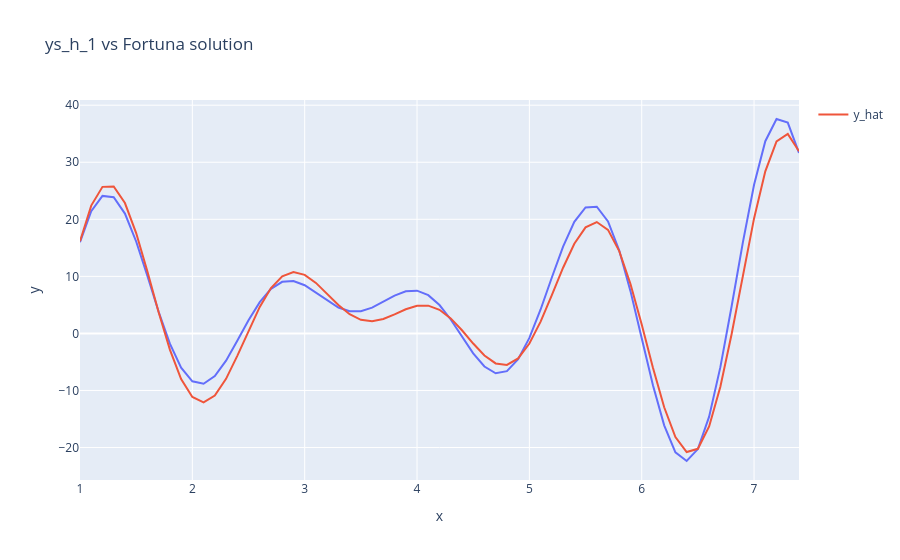

This figure's notebook cell:
### Markdown cell above
with normal fortuna

### Code cell
%%time
# the magic %%time has to be the first line in the cell, and reports the total exec time of the cell.

import random
import numpy as np
import plotly.express as px
import tqdm


def predict(x, theta):
    # change to sum of 3 sin() terms. 
    # use np.sin() and not math.sin().
    y = theta[0]-(theta[1]*np.sin(theta[2]*x))*(theta[3]*(x+theta[4]))
    return y # this is the model


def sample_theta(size_of_theta):
    # Do NOT CHANGE.
    theta = np.random.uniform(-4, 4, size=size_of_theta)
    return theta


def get_loss(y_hat, ys):
    # No change needed, returns quadratic loss.
    loss = ((y_hat - ys)**2).sum()
    return loss

xs = np.array([1.0, 1.1, 1.2, 1.3, 1.4, 1.5, 1.6, 1.7, 1.8, 1.9, 2.0, 2.1, 2.2, 2.3, 2.4, 2.5, 2.6, 2.7, 2.8, 2.9, 3.0, 3.1, 3.2, 3.3, 3.4, 3.5, 3.6, 3.7, 3.8, 3.9, 4.0, 4.1, 4.2, 4.3, 4.4, 4.5, 4.6, 4.7, 4.8, 4.9, 5.0, 5.1, 5.2, 5.3, 5.4, 5.5, 5.6, 5.7, 5.8, 5.9, 6.0, 6.1, 6.2, 6.3, 6.4, 6.5, 6.6, 6.7, 6.8, 6.9, 7.0, 7.1, 7.2, 7.3, 7.4])
ys = np.array([4.03, 4.19, 4.26, 4.25, 4.17, 4.03, 3.85, 3.63, 3.40, 3.16, 2.93, 2.72, 2.53, 2.39, 2.28, 2.21, 2.18, 2.19, 2.22, 2.27, 2.33, 2.39, 2.44, 2.45, 2.43, 2.36, 2.22, 2.02, 1.75, 1.41, 1.00, 0.52, -0.01, -0.60, -1.22, -1.86, -2.50, -3.13, -3.72, -4.27, -4.75, -5.15, -5.45, -5.65, -5.74, -5.70, -5.55, -5.29, -4.92, -4.44, -3.89, -3.26, -2.58, -1.86, -1.12, -0.39, 0.32, 0.98, 1.60, 2.14, 2.61, 2.99, 3.28, 3.47, 3.57])

# 
ys_h_1 = np.array([15.98, 21.42, 24.1, 23.87, 21.0, 16.11, 10.06, 3.79, -1.8, -6.01, -8.39, -8.82, -7.47, -4.77, -1.3, 2.31, 5.49, 7.81, 9.04, 9.18, 8.44, 7.15, 5.72, 4.54, 3.89, 3.9, 4.52, 5.54, 6.63, 7.39, 7.49, 6.7, 4.97, 2.44, -0.54, -3.48, -5.8, -6.98, -6.61, -4.51, -0.79, 4.2, 9.8, 15.21, 19.57, 22.09, 22.2, 19.63, 14.52, 7.41, -0.83, -9.07, -16.11, -20.83, -22.36, -20.27, -14.59, -5.91, 4.72, 15.9, 26.06, 33.69, 37.58, 36.94, 31.64])
ys_h_2 = np.array([5.87, 5.83, 5.74, 5.62, 5.48, 16.58, 18.21, 18.49, 17.54, 15.54, 4.15, 3.9, 3.65, 3.42, 3.2, -1.9, -3.32, -3.97, -3.91, -3.27, 2.38, 2.36, 2.39, 2.46, 2.57, 2.2, 1.93, 1.22, 0.17, -1.06, 4.18, 4.59, 5.04, 5.52, 6.02, -1.49, 0.74, 3.55, 6.75, 10.06, 9.39, 9.95, 10.5, 11.02, 11.52, 16.0, 12.82, 8.47, 3.21, -2.62, 13.61, 13.76, 13.84, 13.84, 13.77, -24.16, -22.03, -17.9, -11.95, -4.55, 11.63, 10.99, 10.27, 9.47, 8.61])

# change to the size of theta ( 9 ) (for h(x) how many parameters does it have?)
n_params = 5

best_loss = float('inf')
best_theta = sample_theta(n_params)

for _ in tqdm.tqdm(range(100000)): 
    curr_theta = sample_theta(n_params)
    y_hat = predict(xs, curr_theta)
    curr_loss = get_loss(y_hat, ys_h_1)

    if best_loss > curr_loss:
        best_loss = curr_loss
        best_theta = curr_theta
            
        
print("best loss:", best_loss)
print("theta:", best_theta)    
    
    
fig = px.line(x=xs, y=ys_h_1, title="ys_h_1 vs Fortuna solution")
fig.add_scatter(x=xs, y=predict(xs, best_theta), mode='lines', name="y_hat")
fig.update_layout(xaxis_range=[xs.min(),xs.max()], )
fig.show()


# to get a solid estimate -> you should train at least 100 models and take the average performance.

### Figure 1 — Plotly figure (JSON) as saved in the notebook; plotly's stock layout.template omitted (floating-point values rounded to 4 significant figures)
{"data": [{"hovertemplate": "x=%{x}<br>y=%{y}<extra></extra>", "legendgroup": "", "line": {"color": "#636efa", "dash": "solid"}, "marker": {"symbol": "circle"}, "mode": "lines", "name": "", "orientation": "v", "showlegend": false, "type": "scatter", "x": [1, 1.1, 1.2, 1.3, 1.4, 1.5, 1.6, 1.7, 1.8, 1.9, 2, 2.1, 2.2, 2.3, 2.4, 2.5, 2.6, 2.7, 2.8, 2.9, 3, 3.1, 3.2, 3.3, 3.4, 3.5, 3.6, 3.7, 3.8, 3.9, 4, 4.1, 4.2, 4.3, 4.4, 4.5, 4.6, 4.7, 4.8, 4.9, 5, 5.1, 5.2, 5.3, 5.4, 5.5, 5.6, 5.7, 5.8, 5.9, 6, 6.1, 6.2, 6.3, 6.4, 6.5, 6.6, 6.7, 6.8, 6.9, 7, 7.1, 7.2, 7.3, 7.4], "xaxis": "x", "y": [15.98, 21.42, 24.1, 23.87, 21, 16.11, 10.06, 3.79, -1.8, -6.01, -8.39, -8.82, -7.47, -4.77, -1.3, 2.31, 5.49, 7.81, 9.04, 9.18, 8.44, 7.15, 5.72, 4.54, 3.89, 3.9, 4.52, 5.54, 6.63, 7.39, 7.49, 6.7, 4.97, 2.44, -0.54, -3.48, -5.8, -6.98, -6.61, -4.51, -0.79, 4.2, 9.8, 15.21, 19.57, 22.09, 22.2, 19.63, 14.52, 7.41, -0.83, -9.07, -16.11, -20.83, -22.36, -20.27, -14.59, -5.91, 4.72, 15.9, 26.06, 33.69, 37.58, 36.94, 31.64], "yaxis": "y"}, {"mode": "lines", "name": "y_hat", "type": "scatter", "x": [1, 1.1, 1.2, 1.3, 1.4, 1.5, 1.6, 1.7, 1.8, 1.9, 2, 2.1, 2.2, 2.3, 2.4, 2.5, 2.6, 2.7, 2.8, 2.9, 3, 3.1, 3.2, 3.3, 3.4, 3.5, 3.6, 3.7, 3.8, 3.9, 4, 4.1, 4.2, 4.3, 4.4, 4.5, 4.6, 4.7, 4.8, 4.9, 5, 5.1, 5.2, 5.3, 5.4, 5.5, 5.6, 5.7, 5.8, 5.9, 6, 6.1, 6.2, 6.3, 6.4, 6.5, 6.6, 6.7, 6.8, 6.9, 7, 7.1, 7.2, 7.3, 7.4], "y": [16.14, 22.41, 25.69, 25.76, 22.85, 17.59, 10.87, 3.72, -2.847, -7.991, -11.14, -12.07, -10.88, -7.962, -3.934, 0.4982, 4.645, 7.941, 10.02, 10.76, 10.27, 8.854, 6.935, 4.969, 3.359, 2.376, 2.124, 2.522, 3.335, 4.227, 4.839, 4.868, 4.134, 2.633, 0.5485, -1.772, -3.87, -5.26, -5.518, -4.373, -1.777, 2.069, 6.714, 11.51, 15.72, 18.59, 19.52, 18.15, 14.42, 8.668, 1.546, -6.015, -12.94, -18.17, -20.79, -20.22, -16.31, -9.353, -0.1462, 10.15, 20.15, 28.42, 33.66, 34.97, 31.92]}], "layout": {"legend": {"tracegroupgap": 0}, "title": {"text": "ys_h_1 vs Fortuna solution"}, "xaxis": {"anchor": "y", "domain": [0, 1], "range": [1, 7.4], "title": {"text": "x"}}, "yaxis": {"anchor": "x", "domain": [0, 1], "title": {"text": "y"}}}}
